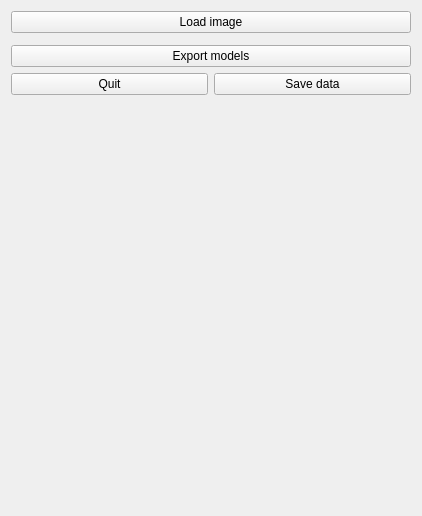
<?xml version="1.0" encoding="UTF-8"?>
<ui version="4.0">
 <class>quickSegment</class>
 <widget class="qSlicerWidget" name="quickSegment">
  <property name="geometry">
   <rect>
    <x>0</x>
    <y>0</y>
    <width>422</width>
    <height>516</height>
   </rect>
  </property>
  <layout class="QFormLayout" name="formLayout">
   <item row="0" column="0" colspan="2">
    <widget class="QPushButton" name="loadImageButton">
     <property name="text">
      <string>Load image</string>
     </property>
    </widget>
   </item>
   <item row="1" column="0" colspan="2">
    <widget class="qMRMLSegmentEditorWidget" name="segmentEditorWidget"/>
   </item>
   <item row="5" column="0" colspan="2">
    <widget class="QPushButton" name="exportModelsButton">
     <property name="text">
      <string>Export models</string>
     </property>
    </widget>
   </item>
   <item row="6" column="0" colspan="2">
    <layout class="QHBoxLayout" name="horizontalLayout">
     <item>
      <widget class="QPushButton" name="quitButton">
       <property name="text">
        <string>Quit</string>
       </property>
      </widget>
     </item>
     <item>
      <widget class="QPushButton" name="saveDataButton">
       <property name="text">
        <string>Save data</string>
       </property>
      </widget>
     </item>
    </layout>
   </item>
  </layout>
 </widget>
 <customwidgets>
  <customwidget>
   <class>qMRMLWidget</class>
   <extends>QWidget</extends>
   <header>qMRMLWidget.h</header>
   <container>1</container>
  </customwidget>
  <customwidget>
   <class>qSlicerWidget</class>
   <extends>QWidget</extends>
   <header>qSlicerWidget.h</header>
   <container>1</container>
  </customwidget>
  <customwidget>
   <class>qMRMLSegmentEditorWidget</class>
   <extends>qMRMLWidget</extends>
   <header>qMRMLSegmentEditorWidget.h</header>
  </customwidget>
 </customwidgets>
 <resources/>
 <connections>
  <connection>
   <sender>quickSegment</sender>
   <signal>mrmlSceneChanged(vtkMRMLScene*)</signal>
   <receiver>segmentEditorWidget</receiver>
   <slot>setMRMLScene(vtkMRMLScene*)</slot>
   <hints>
    <hint type="sourcelabel">
     <x>210</x>
     <y>257</y>
    </hint>
    <hint type="destinationlabel">
     <x>210</x>
     <y>233</y>
    </hint>
   </hints>
  </connection>
 </connections>
</ui>
